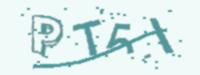

Recreate this plot in Python.
#!/usr/bin/env python
# -*- coding: utf-8 -*-

import random
import string
import os
from io import BytesIO
from PIL import Image, ImageFilter
from PIL.ImageDraw import Draw
from PIL.ImageFont import truetype

class Bezier:
    def __init__(self):
        self.tsequence = tuple([t / 20.0 for t in range(21)])
        self.beziers = {}

    def pascal_row(self, n):
        result = [1]
        x, numerator = 1, n
        for denominator in range(1, n // 2 + 1):
            x *= numerator
            x /= denominator
            result.append(x)
            numerator -= 1
        if n & 1 == 0:
            result.extend(reversed(result[:-1]))
        else:
            result.extend(reversed(result))
        return result

    def make_bezier(self, n):
        try:
            return self.beziers[n]
        except KeyError:
            combinations = self.pascal_row(n - 1)
            result = []
            for t in self.tsequence:
                tpowers = (t ** i for i in range(n))
                upowers = ((1 - t) ** i for i in range(n - 1, -1, -1))
                coefs = [c * a * b for c, a, b in zip(combinations, tpowers, upowers)]
                result.append(coefs)
            self.beziers[n] = result
            return result

class Captcha:
    def __init__(self):
        self._bezier = Bezier()
        self._dir = os.path.dirname(__file__)

    @staticmethod
    def instance():
        if not hasattr(Captcha, "_instance"):
            Captcha._instance = Captcha()
        return Captcha._instance

    def initialize(self, width=200, height=75, color=None, text=None, fonts=None):
        self._text = text if text else ''.join(random.sample(string.ascii_uppercase + '3456789', 4))
        self.fonts = fonts if fonts else [os.path.join(self._dir, 'fonts', font) for font in ['Arial.ttf', 'Georgia.ttf', 'actionj.ttf']]
        self.width = width
        self.height = height
        self._color = color if color else self.random_color(0, 200, random.randint(220, 255))

    @staticmethod
    def random_color(start, end, opacity=None):
        red = random.randint(start, end)
        green = random.randint(start, end)
        blue = random.randint(start, end)
        if opacity is None:
            return red, green, blue
        return red, green, blue, opacity

    def background(self, image):
        Draw(image).rectangle([(0, 0), image.size], fill=self.random_color(238, 255))
        return image

    @staticmethod
    def smooth(image):
        return image.filter(ImageFilter.SMOOTH)

    def curve(self, image, width=4, number=6, color=None):
        dx, height = image.size
        dx /= number
        path = [(dx * i, random.randint(0, height)) for i in range(1, number)]
        bcoefs = self._bezier.make_bezier(number - 1)
        points = []
        for coefs in bcoefs:
            points.append(tuple(sum([coef * p for coef, p in zip(coefs, ps)]) for ps in zip(*path)))
        Draw(image).line(points, fill=color if color else self._color, width=width)
        return image

    def noise(self, image, number=50, level=2, color=None):
        width, height = image.size
        dx = width / 10
        width -= dx
        dy = height / 10
        height -= dy
        draw = Draw(image)
        for i in range(number):
            x = int(random.uniform(dx, width))
            y = int(random.uniform(dy, height))
            draw.line(((x, y), (x + level, y)), fill=color if color else self._color, width=level)
        return image

    def text(self, image, fonts, font_sizes=None, drawings=None, squeeze_factor=0.75, color=None):
        color = color if color else self._color
        fonts = tuple([truetype(name, size) for name in fonts for size in font_sizes or (65, 70, 75)])
        draw = Draw(image)
        char_images = []
        for c in self._text:
            font = random.choice(fonts)
            bbox = draw.textbbox((0, 0), c, font=font)
            c_width = bbox[2] - bbox[0]
            c_height = bbox[3] - bbox[1]
            char_image = Image.new('RGB', (c_width, c_height), (0, 0, 0))
            char_draw = Draw(char_image)
            char_draw.text((0, 0), c, font=font, fill=color)
            char_image = char_image.crop(char_image.getbbox())
            for drawing in drawings:
                d = getattr(self, drawing)
                char_image = d(char_image)
            char_images.append(char_image)
        width, height = image.size
        offset = int((width - sum(int(i.size[0] * squeeze_factor) for i in char_images[:-1]) - char_images[-1].size[0]) / 2)
        for char_image in char_images:
            c_width, c_height = char_image.size
            mask = char_image.convert('L').point(lambda i: i * 1.97)
            image.paste(char_image, (offset, int((height - c_height) / 2)), mask)
            offset += int(c_width * squeeze_factor)
        return image

    @staticmethod
    def warp(image, dx_factor=0.27, dy_factor=0.21):
        width, height = image.size
        dx = width * dx_factor
        dy = height * dy_factor
        x1 = int(random.uniform(-dx, dx))
        y1 = int(random.uniform(-dy, dy))
        x2 = int(random.uniform(-dx, dx))
        y2 = int(random.uniform(-dy, dy))
        image2 = Image.new('RGB', (width + abs(x1) + abs(x2), height + abs(y1) + abs(y2)))
        image2.paste(image, (abs(x1), abs(y1)))
        width2, height2 = image2.size
        return image2.transform((width, height), Image.QUAD, (x1, y1, -x1, height2 - y2, width2 + x2, height2 + y2, width2 - x2, -y1))

    @staticmethod
    def offset(image, dx_factor=0.1, dy_factor=0.2):
        width, height = image.size
        dx = int(random.random() * width * dx_factor)
        dy = int(random.random() * height * dy_factor)
        image2 = Image.new('RGB', (width + dx, height + dy))
        image2.paste(image, (dx, dy))
        return image2

    @staticmethod
    def rotate(image, angle=25):
        return image.rotate(random.uniform(-angle, angle), Image.BILINEAR, expand=1)

    def captcha(self, path=None, fmt='JPEG'):
        image = Image.new('RGB', (self.width, self.height), (255, 255, 255))
        image = self.background(image)
        image = self.text(image, self.fonts, drawings=['warp', 'rotate', 'offset'])
        image = self.curve(image)
        image = self.noise(image)
        image = self.smooth(image)
        text = "".join(self._text)
        out = BytesIO()
        image.save(out, format=fmt)
        if path:
            image.save(path, format=fmt)
        return text, out.getvalue()

    def generate_captcha(self):
        self.initialize()
        return self.captcha()

captcha = Captcha.instance()

if __name__ == '__main__':
    text, image_data = captcha.generate_captcha()
    with open("captcha_image.jpg", "wb") as f:
        f.write(image_data)
    print("Captcha text:", text)
